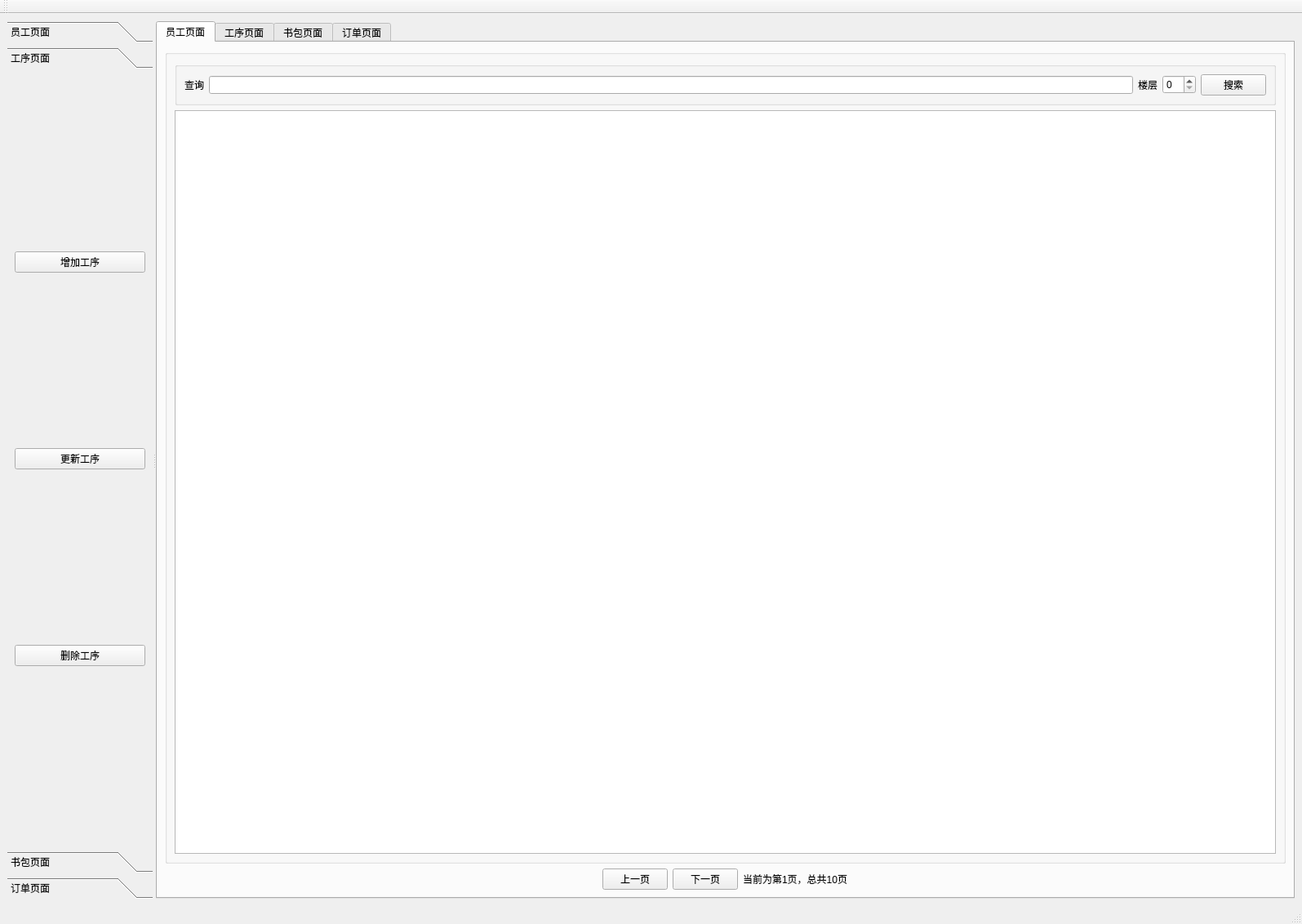
<?xml version="1.0" encoding="UTF-8"?>
<ui version="4.0">
 <class>MainWindow</class>
 <widget class="QMainWindow" name="MainWindow">
  <property name="geometry">
   <rect>
    <x>0</x>
    <y>0</y>
    <width>1595</width>
    <height>1132</height>
   </rect>
  </property>
  <property name="windowTitle">
   <string>MainWindow</string>
  </property>
  <widget class="QWidget" name="centralwidget">
   <layout class="QGridLayout" name="gridLayout">
    <item row="0" column="0">
     <widget class="QSplitter" name="splitter">
      <property name="orientation">
       <enum>Qt::Horizontal</enum>
      </property>
      <widget class="QToolBox" name="toolBox">
       <property name="currentIndex">
        <number>1</number>
       </property>
       <widget class="QWidget" name="page">
        <property name="geometry">
         <rect>
          <x>0</x>
          <y>0</y>
          <width>201</width>
          <height>921</height>
         </rect>
        </property>
        <attribute name="label">
         <string>员工页面</string>
        </attribute>
        <layout class="QVBoxLayout" name="verticalLayout">
         <item>
          <widget class="QPushButton" name="pushButtonAdd">
           <property name="text">
            <string>增加员工</string>
           </property>
          </widget>
         </item>
         <item>
          <widget class="QPushButton" name="pushButtonDel">
           <property name="text">
            <string>删除员工</string>
           </property>
          </widget>
         </item>
         <item>
          <widget class="QPushButton" name="pushButtonModify">
           <property name="text">
            <string>修改员工</string>
           </property>
          </widget>
         </item>
         <item>
          <widget class="QPushButton" name="pushButtonDetail">
           <property name="text">
            <string>查看员工详情</string>
           </property>
          </widget>
         </item>
        </layout>
       </widget>
       <widget class="QWidget" name="page_2">
        <property name="geometry">
         <rect>
          <x>0</x>
          <y>0</y>
          <width>201</width>
          <height>921</height>
         </rect>
        </property>
        <attribute name="label">
         <string>工序页面</string>
        </attribute>
        <layout class="QVBoxLayout" name="verticalLayout_2">
         <item>
          <widget class="QPushButton" name="processAdd">
           <property name="text">
            <string>增加工序</string>
           </property>
          </widget>
         </item>
         <item>
          <widget class="QPushButton" name="processUpdata">
           <property name="text">
            <string>更新工序</string>
           </property>
          </widget>
         </item>
         <item>
          <widget class="QPushButton" name="processDelete">
           <property name="text">
            <string>删除工序</string>
           </property>
          </widget>
         </item>
        </layout>
       </widget>
       <widget class="QWidget" name="page_3">
        <property name="geometry">
         <rect>
          <x>0</x>
          <y>0</y>
          <width>201</width>
          <height>921</height>
         </rect>
        </property>
        <attribute name="label">
         <string>书包页面</string>
        </attribute>
        <layout class="QGridLayout" name="gridLayout_12">
         <item row="0" column="0">
          <widget class="QPushButton" name="pbtAddBag">
           <property name="text">
            <string>添加书包</string>
           </property>
          </widget>
         </item>
         <item row="1" column="0">
          <widget class="QPushButton" name="pbtUpdataBag">
           <property name="text">
            <string>修改书包</string>
           </property>
          </widget>
         </item>
         <item row="2" column="0">
          <widget class="QPushButton" name="pbtDelBag">
           <property name="text">
            <string>删除书包</string>
           </property>
          </widget>
         </item>
         <item row="3" column="0">
          <widget class="QPushButton" name="pbtDetailBag">
           <property name="text">
            <string>查看详情</string>
           </property>
          </widget>
         </item>
        </layout>
       </widget>
       <widget class="QWidget" name="page_4">
        <property name="geometry">
         <rect>
          <x>0</x>
          <y>0</y>
          <width>201</width>
          <height>921</height>
         </rect>
        </property>
        <attribute name="label">
         <string>订单页面</string>
        </attribute>
        <layout class="QVBoxLayout" name="verticalLayout_3">
         <item>
          <widget class="QPushButton" name="pbtAddOrder">
           <property name="text">
            <string>新增订单</string>
           </property>
          </widget>
         </item>
         <item>
          <widget class="QPushButton" name="pbtDelOrder">
           <property name="text">
            <string>删除订单</string>
           </property>
          </widget>
         </item>
         <item>
          <widget class="QPushButton" name="pbtUpdataOrder">
           <property name="text">
            <string>修改订单</string>
           </property>
          </widget>
         </item>
         <item>
          <widget class="QPushButton" name="pbtDetailorder">
           <property name="text">
            <string>查看订单</string>
           </property>
          </widget>
         </item>
        </layout>
       </widget>
      </widget>
      <widget class="QTabWidget" name="tabWidget">
       <property name="currentIndex">
        <number>0</number>
       </property>
       <widget class="QWidget" name="tab">
        <attribute name="title">
         <string>员工页面</string>
        </attribute>
        <layout class="QGridLayout" name="gridLayout_2">
         <item row="0" column="0" colspan="5">
          <widget class="QGroupBox" name="groupBox_4">
           <property name="title">
            <string/>
           </property>
           <layout class="QGridLayout" name="gridLayout_7">
            <item row="0" column="0">
             <widget class="QGroupBox" name="groupBox_3">
              <property name="title">
               <string/>
              </property>
              <layout class="QGridLayout" name="gridLayout_6">
               <item row="0" column="0">
                <widget class="QLabel" name="label">
                 <property name="text">
                  <string>查询</string>
                 </property>
                </widget>
               </item>
               <item row="0" column="1">
                <widget class="QLineEdit" name="lineEdit"/>
               </item>
               <item row="0" column="2">
                <widget class="QLabel" name="label_4">
                 <property name="text">
                  <string>楼层</string>
                 </property>
                </widget>
               </item>
               <item row="0" column="3">
                <widget class="QSpinBox" name="spinBox"/>
               </item>
               <item row="0" column="4">
                <widget class="QPushButton" name="pushButtonAddSearch">
                 <property name="text">
                  <string>搜索</string>
                 </property>
                </widget>
               </item>
              </layout>
             </widget>
            </item>
            <item row="1" column="0">
             <widget class="QTableView" name="tableView"/>
            </item>
           </layout>
          </widget>
         </item>
         <item row="1" column="0">
          <spacer name="horizontalSpacer_2">
           <property name="orientation">
            <enum>Qt::Horizontal</enum>
           </property>
           <property name="sizeHint" stdset="0">
            <size>
             <width>40</width>
             <height>20</height>
            </size>
           </property>
          </spacer>
         </item>
         <item row="1" column="1">
          <widget class="QPushButton" name="pushButtonPre">
           <property name="maximumSize">
            <size>
             <width>100</width>
             <height>16777215</height>
            </size>
           </property>
           <property name="text">
            <string>上一页</string>
           </property>
          </widget>
         </item>
         <item row="1" column="2">
          <widget class="QPushButton" name="pushButtonNext">
           <property name="maximumSize">
            <size>
             <width>100</width>
             <height>16777215</height>
            </size>
           </property>
           <property name="text">
            <string>下一页</string>
           </property>
          </widget>
         </item>
         <item row="1" column="3">
          <widget class="QLabel" name="labelPreAndNext">
           <property name="text">
            <string>当前为第1页，总共10页</string>
           </property>
          </widget>
         </item>
         <item row="1" column="4">
          <spacer name="horizontalSpacer">
           <property name="orientation">
            <enum>Qt::Horizontal</enum>
           </property>
           <property name="sizeHint" stdset="0">
            <size>
             <width>40</width>
             <height>20</height>
            </size>
           </property>
          </spacer>
         </item>
        </layout>
       </widget>
       <widget class="QWidget" name="tab_2">
        <attribute name="title">
         <string>工序页面</string>
        </attribute>
        <layout class="QGridLayout" name="gridLayout_4">
         <item row="0" column="0">
          <widget class="QGroupBox" name="groupBox_2">
           <property name="title">
            <string/>
           </property>
           <layout class="QGridLayout" name="gridLayout_5">
            <item row="0" column="0">
             <widget class="QGroupBox" name="groupBox">
              <property name="title">
               <string/>
              </property>
              <layout class="QGridLayout" name="gridLayout_3">
               <item row="0" column="0">
                <widget class="QLabel" name="label_2">
                 <property name="text">
                  <string>查询</string>
                 </property>
                </widget>
               </item>
               <item row="0" column="1">
                <widget class="QLineEdit" name="lineEdit_2"/>
               </item>
               <item row="0" column="2">
                <widget class="QPushButton" name="pbtProcessSearch">
                 <property name="text">
                  <string>搜索</string>
                 </property>
                </widget>
               </item>
              </layout>
             </widget>
            </item>
            <item row="1" column="0">
             <widget class="QTableView" name="tableView_2"/>
            </item>
            <item row="2" column="0">
             <layout class="QHBoxLayout" name="horizontalLayout">
              <item>
               <spacer name="horizontalSpacer_3">
                <property name="orientation">
                 <enum>Qt::Horizontal</enum>
                </property>
                <property name="sizeHint" stdset="0">
                 <size>
                  <width>40</width>
                  <height>20</height>
                 </size>
                </property>
               </spacer>
              </item>
              <item>
               <widget class="QPushButton" name="pbtProcessPre">
                <property name="text">
                 <string>上一页</string>
                </property>
               </widget>
              </item>
              <item>
               <widget class="QPushButton" name="pbtProcessNext">
                <property name="text">
                 <string>下一页</string>
                </property>
               </widget>
              </item>
              <item>
               <widget class="QLabel" name="label_3">
                <property name="text">
                 <string>当前为第1页，总共10页</string>
                </property>
               </widget>
              </item>
              <item>
               <spacer name="horizontalSpacer_4">
                <property name="orientation">
                 <enum>Qt::Horizontal</enum>
                </property>
                <property name="sizeHint" stdset="0">
                 <size>
                  <width>40</width>
                  <height>20</height>
                 </size>
                </property>
               </spacer>
              </item>
             </layout>
            </item>
           </layout>
          </widget>
         </item>
        </layout>
       </widget>
       <widget class="QWidget" name="tab_3">
        <attribute name="title">
         <string>书包页面</string>
        </attribute>
        <layout class="QGridLayout" name="gridLayout_11">
         <item row="0" column="0">
          <widget class="QGroupBox" name="groupBox_5">
           <property name="title">
            <string/>
           </property>
           <layout class="QGridLayout" name="gridLayout_10">
            <item row="0" column="0">
             <widget class="QGroupBox" name="groupBox_6">
              <property name="title">
               <string/>
              </property>
              <layout class="QGridLayout" name="gridLayout_8">
               <item row="0" column="0">
                <widget class="QLabel" name="label_5">
                 <property name="text">
                  <string>查询</string>
                 </property>
                </widget>
               </item>
               <item row="0" column="1">
                <widget class="QLineEdit" name="lineEdit_3"/>
               </item>
               <item row="0" column="2">
                <widget class="QPushButton" name="pbtBagSearch">
                 <property name="text">
                  <string>搜索</string>
                 </property>
                </widget>
               </item>
              </layout>
             </widget>
            </item>
            <item row="1" column="0">
             <widget class="QTableView" name="tableView_3"/>
            </item>
            <item row="2" column="0">
             <widget class="QGroupBox" name="groupBox_7">
              <property name="title">
               <string/>
              </property>
              <layout class="QGridLayout" name="gridLayout_9">
               <item row="0" column="0">
                <spacer name="horizontalSpacer_5">
                 <property name="orientation">
                  <enum>Qt::Horizontal</enum>
                 </property>
                 <property name="sizeHint" stdset="0">
                  <size>
                   <width>356</width>
                   <height>20</height>
                  </size>
                 </property>
                </spacer>
               </item>
               <item row="0" column="1">
                <widget class="QPushButton" name="pbtBagPre">
                 <property name="text">
                  <string>上一页</string>
                 </property>
                </widget>
               </item>
               <item row="0" column="2">
                <widget class="QPushButton" name="pbtBagNext">
                 <property name="text">
                  <string>下一页</string>
                 </property>
                </widget>
               </item>
               <item row="0" column="3">
                <widget class="QLabel" name="label_6">
                 <property name="text">
                  <string>当前为第1页，总共10页</string>
                 </property>
                </widget>
               </item>
               <item row="0" column="4">
                <spacer name="horizontalSpacer_6">
                 <property name="orientation">
                  <enum>Qt::Horizontal</enum>
                 </property>
                 <property name="sizeHint" stdset="0">
                  <size>
                   <width>40</width>
                   <height>20</height>
                  </size>
                 </property>
                </spacer>
               </item>
              </layout>
             </widget>
            </item>
           </layout>
          </widget>
         </item>
        </layout>
       </widget>
       <widget class="QWidget" name="tab_4">
        <attribute name="title">
         <string>订单页面</string>
        </attribute>
        <layout class="QGridLayout" name="gridLayout_13">
         <item row="0" column="0">
          <widget class="QGroupBox" name="groupBox_8">
           <property name="title">
            <string/>
           </property>
           <layout class="QGridLayout" name="gridLayout_15">
            <item row="0" column="0">
             <widget class="QGroupBox" name="groupBox_10">
              <property name="title">
               <string/>
              </property>
              <layout class="QGridLayout" name="gridLayout_16">
               <item row="0" column="0">
                <widget class="QLabel" name="label_8">
                 <property name="text">
                  <string>查询</string>
                 </property>
                </widget>
               </item>
               <item row="0" column="1">
                <widget class="QLineEdit" name="lineEdit_4"/>
               </item>
               <item row="0" column="2">
                <widget class="QLabel" name="label_9">
                 <property name="text">
                  <string>楼层</string>
                 </property>
                </widget>
               </item>
               <item row="0" column="3">
                <widget class="QSpinBox" name="spinBox_2"/>
               </item>
               <item row="0" column="4">
                <widget class="QPushButton" name="pbtOrderSearch">
                 <property name="text">
                  <string>搜索</string>
                 </property>
                </widget>
               </item>
              </layout>
             </widget>
            </item>
            <item row="1" column="0">
             <widget class="QTableView" name="OrderView"/>
            </item>
            <item row="2" column="0">
             <widget class="QGroupBox" name="groupBox_9">
              <property name="title">
               <string/>
              </property>
              <layout class="QGridLayout" name="gridLayout_14">
               <item row="0" column="0">
                <spacer name="horizontalSpacer_7">
                 <property name="orientation">
                  <enum>Qt::Horizontal</enum>
                 </property>
                 <property name="sizeHint" stdset="0">
                  <size>
                   <width>356</width>
                   <height>20</height>
                  </size>
                 </property>
                </spacer>
               </item>
               <item row="0" column="1">
                <widget class="QPushButton" name="pbtOrderPre">
                 <property name="text">
                  <string>上一页</string>
                 </property>
                </widget>
               </item>
               <item row="0" column="2">
                <widget class="QPushButton" name="pbtOrderNext">
                 <property name="text">
                  <string>下一页</string>
                 </property>
                </widget>
               </item>
               <item row="0" column="3">
                <widget class="QLabel" name="label_7">
                 <property name="text">
                  <string>当前为第1页，总共10页</string>
                 </property>
                </widget>
               </item>
               <item row="0" column="4">
                <spacer name="horizontalSpacer_8">
                 <property name="orientation">
                  <enum>Qt::Horizontal</enum>
                 </property>
                 <property name="sizeHint" stdset="0">
                  <size>
                   <width>40</width>
                   <height>20</height>
                  </size>
                 </property>
                </spacer>
               </item>
              </layout>
             </widget>
            </item>
           </layout>
          </widget>
         </item>
        </layout>
       </widget>
      </widget>
     </widget>
    </item>
   </layout>
  </widget>
  <widget class="QStatusBar" name="statusbar"/>
  <widget class="QToolBar" name="toolBar">
   <property name="windowTitle">
    <string>toolBar</string>
   </property>
   <attribute name="toolBarArea">
    <enum>TopToolBarArea</enum>
   </attribute>
   <attribute name="toolBarBreak">
    <bool>false</bool>
   </attribute>
  </widget>
 </widget>
 <resources/>
 <connections/>
</ui>
